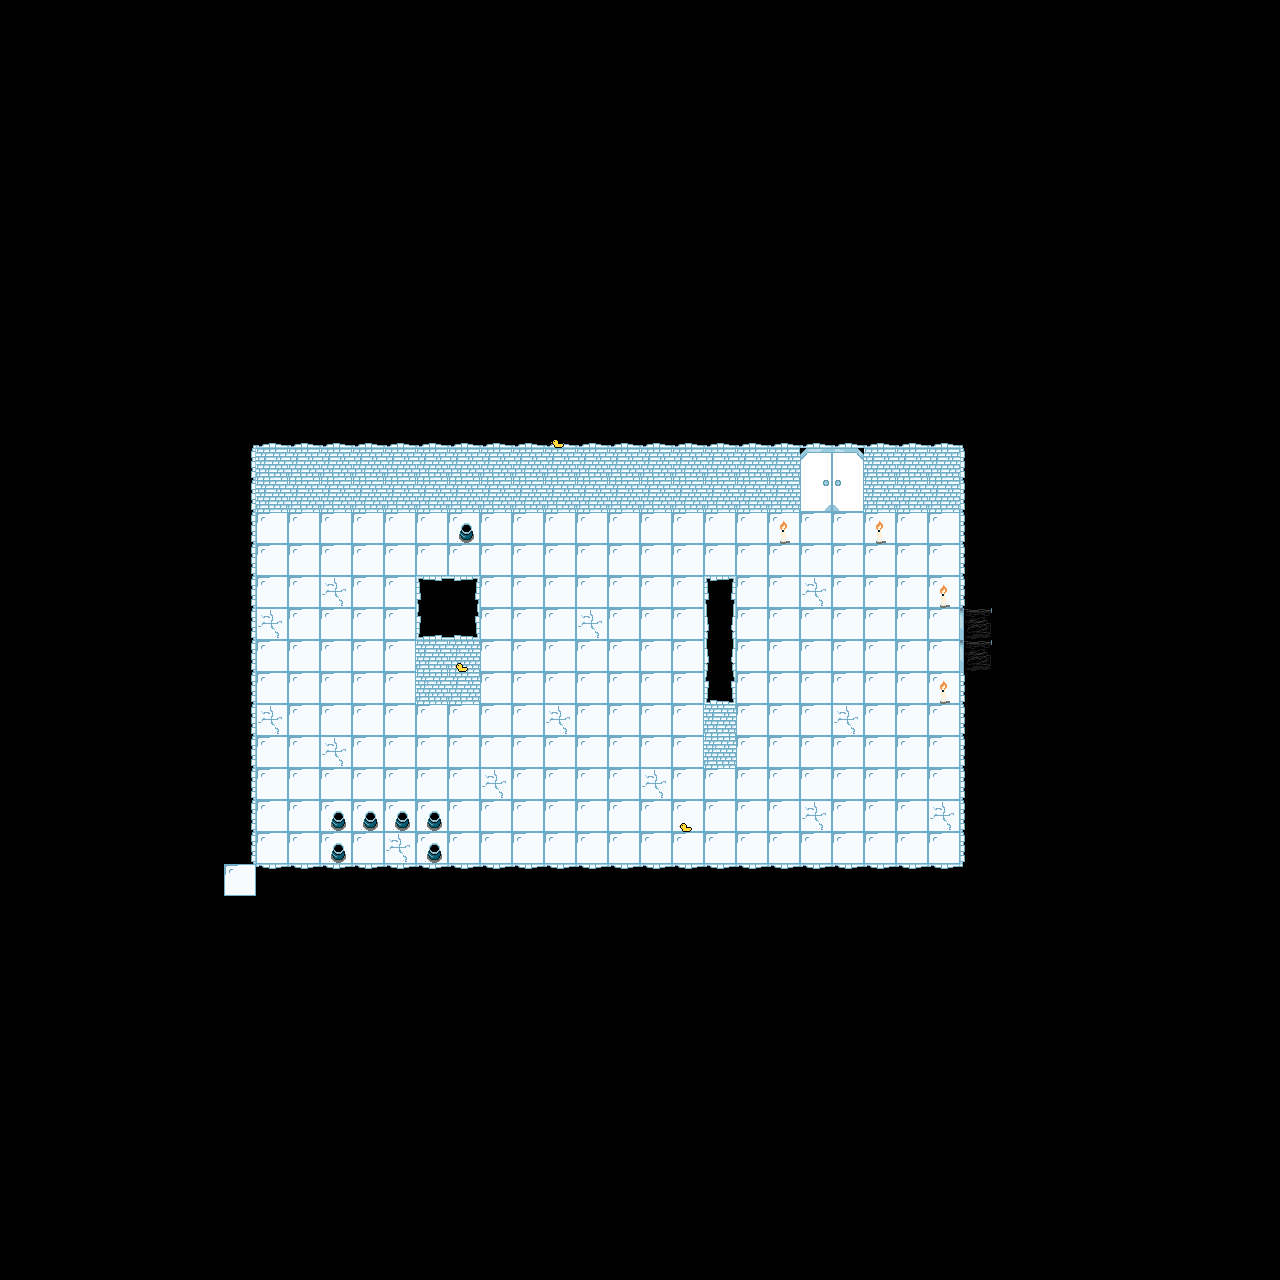

Below is a game level as drawn by its tile map, then a one-line description and the .tmx that defines it (tile-layer data replaced by summaries):
An orthogonal 40x40 tile map with 32x32 px tiles, 2 tile layers (Tile Layer 1, Decorations) and 10 objects.

<map version="1.10" tiledversion="1.11.2" orientation="orthogonal" renderorder="right-down" width="40" height="40" tilewidth="32" tileheight="32" infinite="0" nextlayerid="4" nextobjectid="14">
 <tileset firstgid="1" source="../FinalRoomTileset.tsx" />
 <layer id="1" name="Tile Layer 1" width="40" height="40">
  <data>[1600 cells, 360 non-empty, 23 distinct tile ids]</data>
 </layer>
 <objectgroup id="3" name="Object Layer 1">
  <object id="4" x="800" y="448" width="64" height="64">
   <properties>
    <property name="Tag" value="Door" />
   </properties>
  </object>
  <object id="5" x="960" y="608" width="32" height="64">
   <properties>
    <property name="Tag" value="Door" />
   </properties>
  </object>
  <object id="6" x="256" y="416" width="544" height="96">
   <properties>
    <property name="Tag" value="Wall" />
   </properties>
  </object>
  <object id="7" x="224" y="448" width="25.3333" height="430.667">
   <properties>
    <property name="Tag" value="Wall" />
   </properties>
  </object>
  <object id="8" x="256" y="864" width="704" height="32">
   <properties>
    <property name="Tag" value="Wall" />
   </properties>
  </object>
  <object id="9" x="960" y="672" width="32" height="192">
   <properties>
    <property name="Tag" value="Wall" />
   </properties>
  </object>
  <object id="10" x="960" y="448" width="32" height="160">
   <properties>
    <property name="Tag" value="Wall" />
   </properties>
  </object>
  <object id="11" x="864" y="416" width="96" height="96">
   <properties>
    <property name="Tag" value="Wall" />
   </properties>
  </object>
  <object id="12" x="618.667" y="710.667">
   <properties>
    <property name="Enemy" value="BaseEnemy" />
    <property name="Tag" value="Enemy" />
   </properties>
  </object>
  <object id="13" x="379.273" y="548.761">
   <properties>
    <property name="Enemy" value="PinBaller" />
    <property name="Tag" value="Enemy" />
   </properties>
  </object>
 </objectgroup>
 <layer id="2" name="Decorations" width="40" height="40">
  <data>[1600 cells, 14 non-empty, 3 distinct tile ids]</data>
 </layer>
</map>
